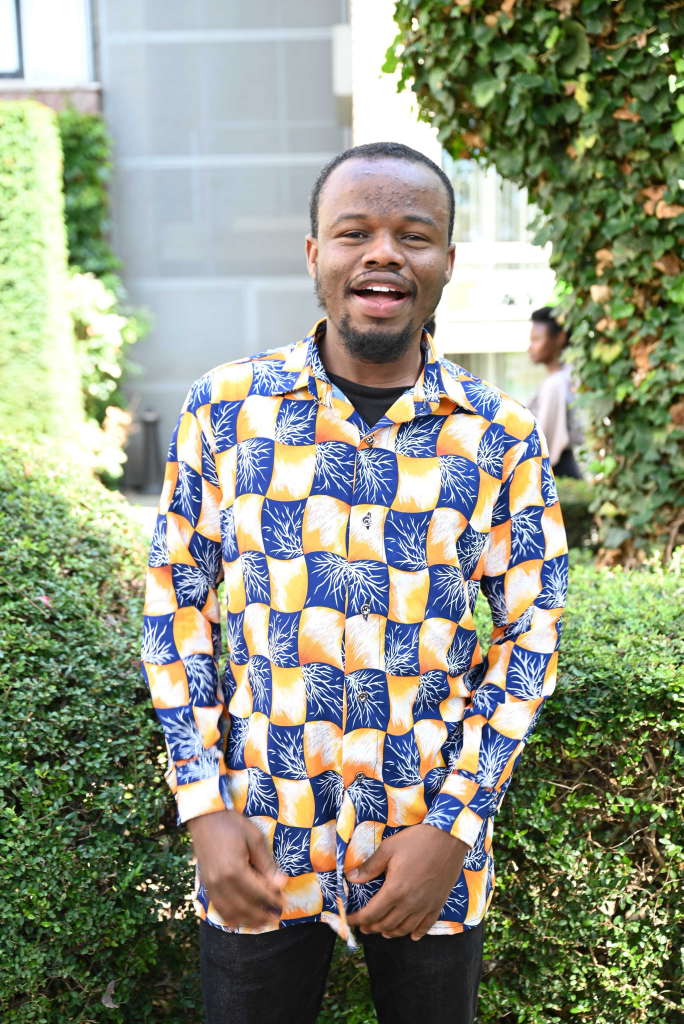
#> input picture me.jpg, 3417 x 5120 px, found by its file name (shown at 1/5 size)
$ python Histrogram.py
#> lines starting #> are read from the running program, lines starting #| are printed output that depends on the picture
import cv2 as cv
import numpy as np
import matplotlib.pyplot as plt

def grayHistrogram():
    Resize = "C:/Users/Administrator/Documents/vs_code/computer_vision/opencv_intro/opencv_intro/opencv_intro/me.jpg"
    #img = cv.resize(Resize,(342,512))
    img = cv.imread(Resize, cv.IMREAD_GRAYSCALE)

    plt.figure()
    plt.imshow(img,cmap='gray')

    hist = cv.calcHist([img],[0],None,[256],[0,256])

    plt.figure()
    plt.plot(hist)
    plt.xlabel('bins')
    plt.ylabel('# of Pixels')
    plt.show()

def colorHistrogram():
    Resize1 = "C:/Users/Administrator/Documents/vs_code/computer_vision/opencv_intro/opencv_intro/opencv_intro/me.jpg"
    img1 = cv.imread(Resize1)
#> img1 is the input picture: shape (5120, 3417, 3); mean B, G, R 129.9, 148.7, 142.4
    imgRGB = cv.cvtColor(img1, cv.COLOR_BGR2RGB)

    plt.figure()
    plt.imshow(imgRGB)

    colors = ['b','g','r']
    plt.figure()
    for i in range(len(colors)):
        hist = cv.calcHist([imgRGB],[i],None,[256],[0,256])
        plt.plot(hist,colors[i])

    plt.xlabel('pixel intensity')
    plt.ylabel('# of Pixels')


    plt.show()
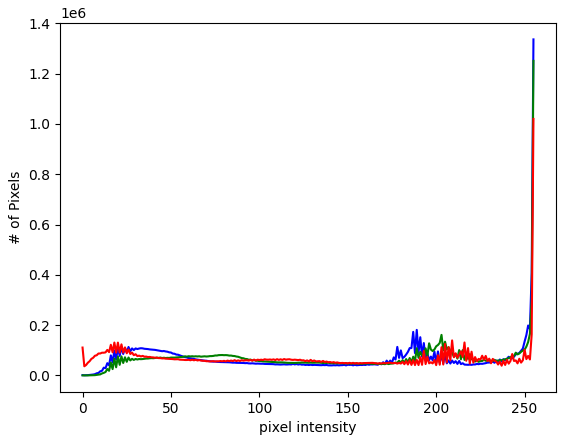
#> figure drawn by matplotlib, 1 panel; curve peaks at x = 255, y = 1336390; curve peaks at x = 255, y = 1250963; curve peaks at x = 255, y = 1020023


if __name__=='__main__':
    #grayHistrogram()
    colorHistrogram()

$ run again, with 530610929_1078384944408029_1369117244780605595_n (1).jpg copied over me.jpg
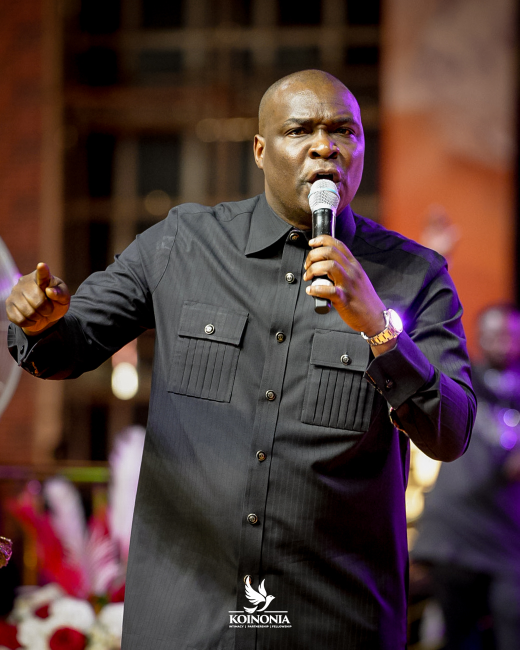
#> input picture 530610929_1078384944408029_1369117244780605595_n (1).jpg, 1039 x 1299 px, found by its file name (shown at 1/2 size)
#> in colorHistrogram, img1 is the input picture: shape (1299, 1039, 3); mean B, G, R 54.5, 57.6, 80.5
#> in colorHistrogram, `plt.show()`:
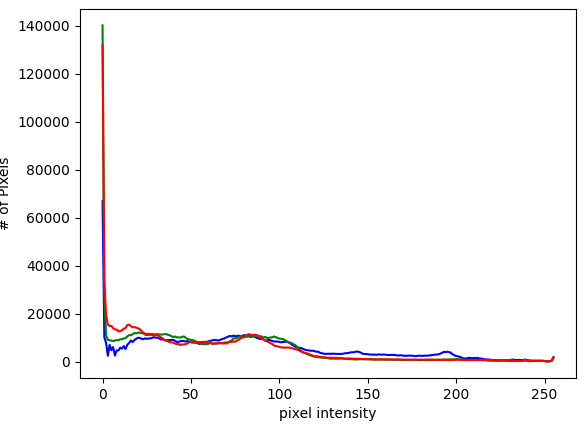
#> figure drawn by matplotlib, 1 panel; curve peaks at x = 0, y = 66798; curve peaks at x = 0, y = 140073; curve peaks at x = 0, y = 131701

$ run again, with 536283686_1087082003538323_3867098083816194939_n.jpg copied over me.jpg
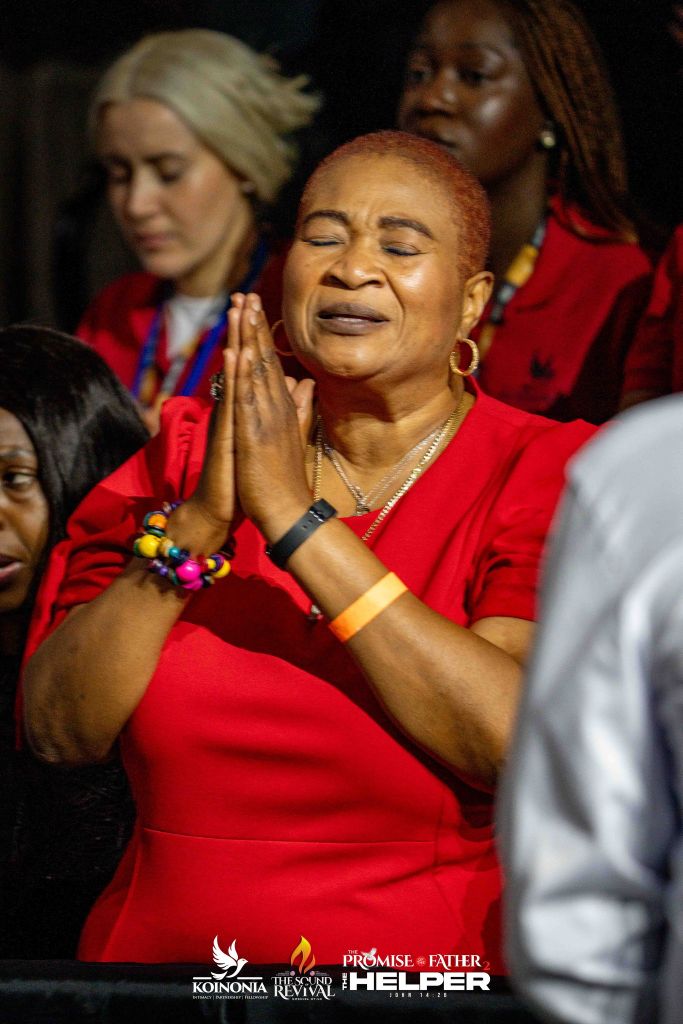
#> input picture 536283686_1087082003538323_3867098083816194939_n.jpg, 1365 x 2048 px, found by its file name (shown at 1/2 size)
#> in colorHistrogram, img1 is the input picture: shape (2048, 1365, 3); mean B, G, R 44.1, 52.4, 110.5
#> in colorHistrogram, `plt.show()`:
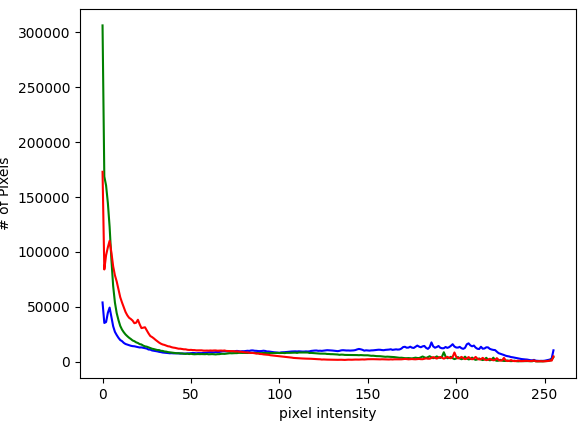
#> figure drawn by matplotlib, 1 panel; curve peaks at x = 0, y = 54021; curve peaks at x = 0, y = 306297; curve peaks at x = 0, y = 172989
